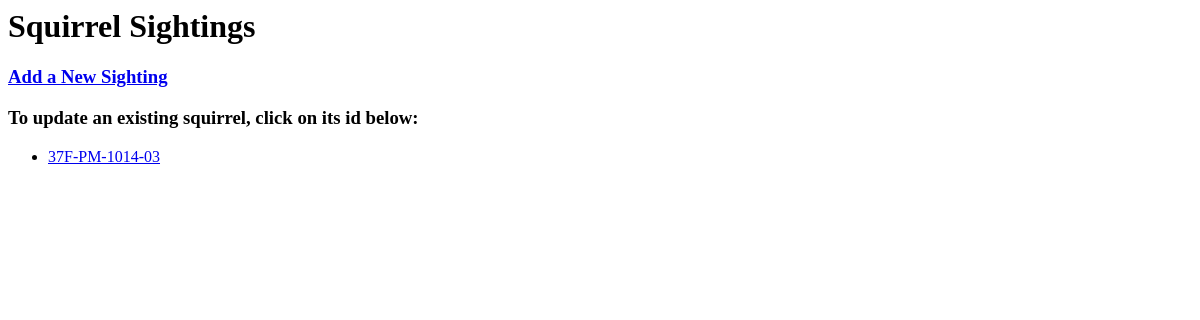
Before: /sightings/ with the older database file.
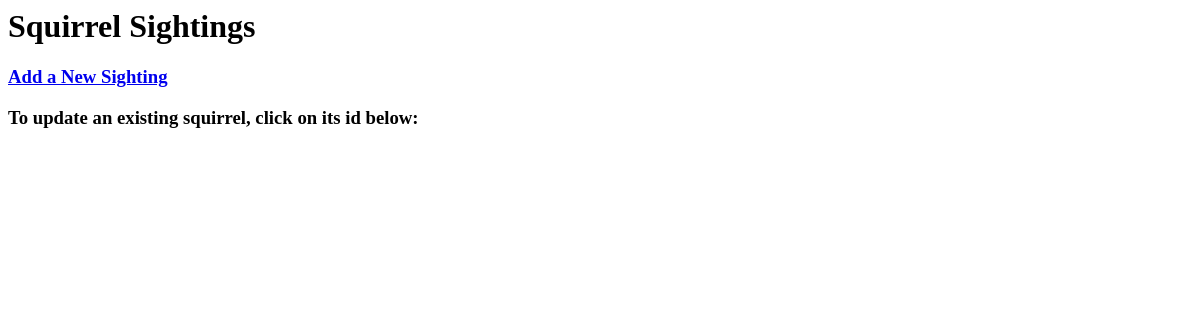
After: the same page with the newer database file.
### tracker/models.py (models this page shows)
class Squirrel(models.Model):
    x = models.CharField(
            blank=True,
            max_length=21,
             )
    y = models.CharField(
            blank=True,
            max_length=21,
            )
    unique_squirrel_id = models.CharField(
           primary_key=True,
           max_length=15,
           )
    hectare = models.CharField(
            blank=True,
            max_length=3,
            )
    AM = 'am'
    PM = 'pm'
    SHIFT_CHOICES = (
            (AM, 'am'),
            (PM, 'pm'),
            )
    shift = models.CharField(
            choices = SHIFT_CHOICES,
            blank=True,
            max_length=2,
            )
    date = models.CharField(
            blank=True,
            max_length=8,
            )
    hectare_squirrel_number = models.IntegerField(
            blank=True,
            null=True,
            )
    ADULT = 'adult'
    JUVENILE = 'juvenile'
    AGE_CHOICES = (
            (ADULT, 'adult'),
            (JUVENILE, 'juvenile'),
            )
    age = models.CharField(
            choices = AGE_CHOICES,
            blank=True,
            max_length=10,
            )
    GRAY = 'gray'
    CINNAMON = 'cinnamon'
    BLACK  ='black'
    FUR_CHOICES = (
            (GRAY,'gray'),
            (CINNAMON, 'cinnamon'),
            (BLACK, 'black'),
            )
    primary_fur_color = models.CharField(
            choices = FUR_CHOICES,
            blank=True,
            max_length=10,
            )
    GROUND_PLANE = 'ground plane'
    ABOVE_GROUND = 'above ground'
    LOCATION_CHOICES =(
            (GROUND_PLANE, 'ground plane'),
            (ABOVE_GROUND, 'above ground')
            )
    location = models.CharField(
            choices = LOCATION_CHOICES,
            blank=True,
            max_length=20,
            )
    specific_location = models.CharField(
            blank=True,
            max_length=255,
            )
    running = models.BooleanField(
            null=True,
            )
    chasing = models.BooleanField(
            null=True,
            )
    climbing = models.BooleanField(
            null=True,
            )
    eating = models.BooleanField(
            null=True,
            )
    foraging = models.BooleanField(
            null=True,
            )
    other_activities = models.CharField(
            blank=True,
            max_length=255,
            )
    kuks = models.BooleanField(
            null=True,
            )
    quaas = models.BooleanField(
            null=True,
            )
    moans = models.BooleanField(
            null=True,
            )
    tail_flags = models.BooleanField(
            null=True,
            )
    tail_twitches = models.BooleanField(
            null=True,
            )
    approaches = models.BooleanField(
            null=True,
            )
    indifferent = models.BooleanField(
            null=True,
            )
    runs_from = models.BooleanField(
            null=True,
            )

### tracker/views.py (the view)
# urls.py: path('',views.sightings),
def sightings(request):
    squirrels = Squirrel.objects.all()
    context={
            'squirrels':squirrels,
         }
    return render(request, 'tracker/sightings.html', context)

### tracker/templates/tracker/sightings.html
<html>
	<head>
		<h1>Squirrel Sightings</h1>
	</head>
	<body>
		<h3><a href = '/sightings/add/'>Add a New Sighting</a></h3>
		<h3>To update an existing squirrel, click on its id below:</h3>
		<ul>
			{% for s in squirrels %}
			<li> <a href = '/sightings/{{s.unique_squirrel_id}}/'>{{s.unique_squirrel_id}}</a></li>
			{% endfor %}
		</ul>
	</body>
</html>

Changed rows visible on the page:
removed Squirrel: unique_squirrel_id "37F-PM-1014-03"
